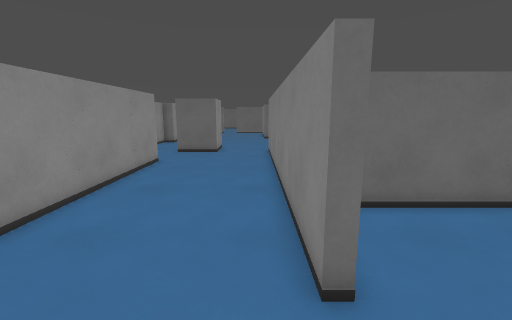
[1] (above)

24 first-person views from a walk through a Godot game level. The camera is 1.4 m above the floor, tilts 10° down and sees 90° across. The floor is counted in squares, 0.5 m on a side. Each view is taken from the middle of a square. On the plan, view 1 faces up. The plan holds only what a view shows up to about 19 squares ahead; the rest is blank. The place goes on beyond the plan.

[2]
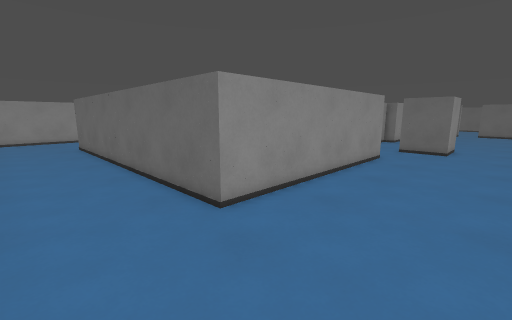

[3]
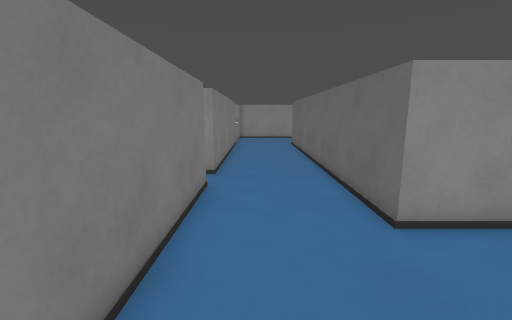

[4]
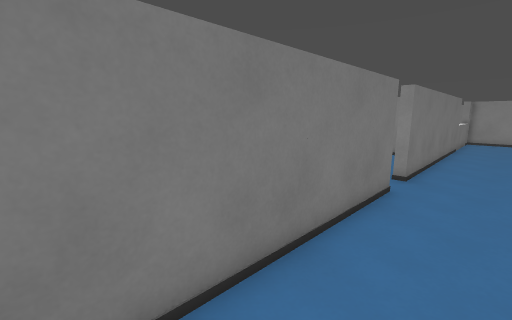

[5]
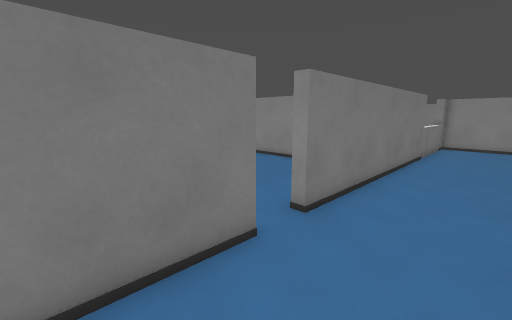

[6]
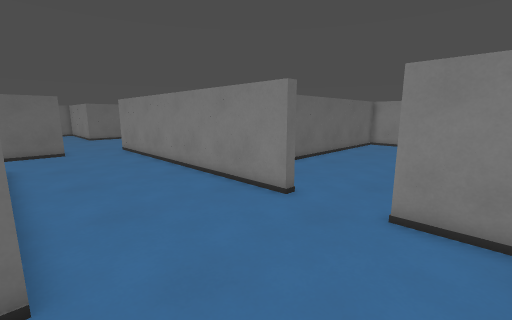

[7]
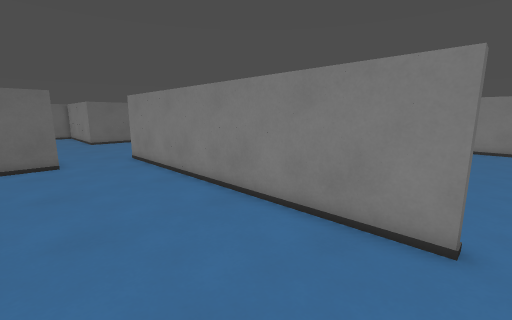

[8]
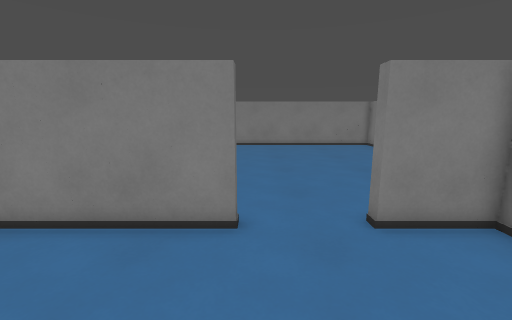

[9]
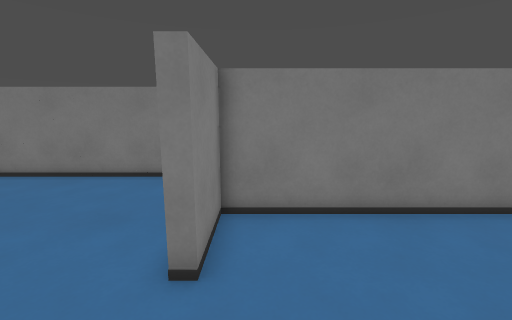

[10]
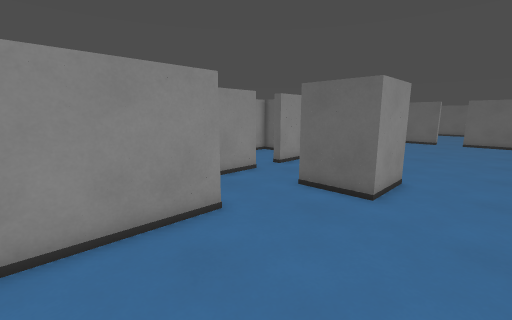

[11]
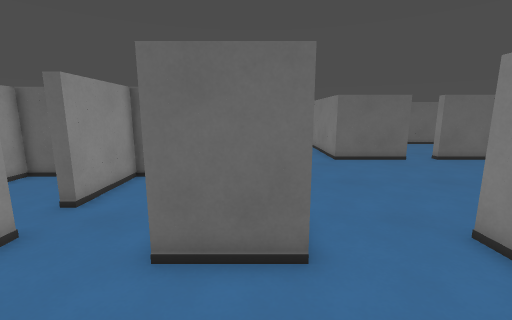

[12]
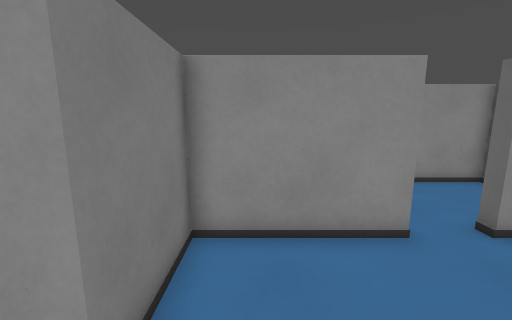

[13]
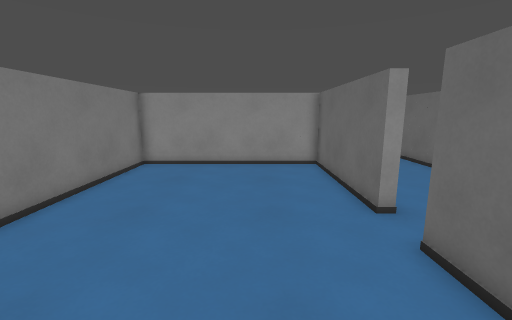

[14]
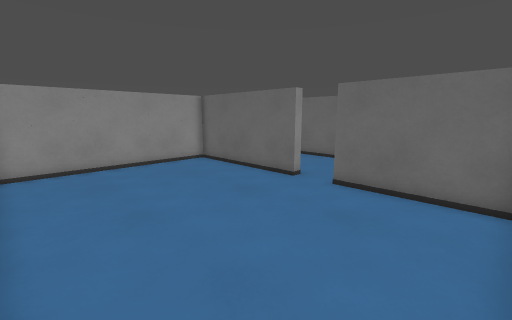

[15]
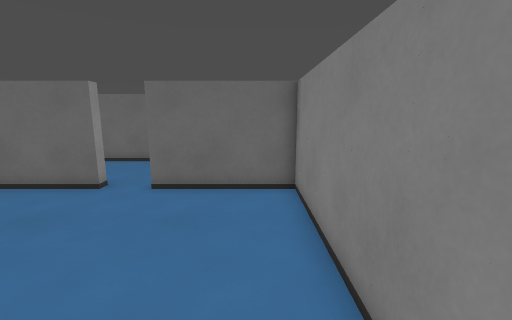

[16]
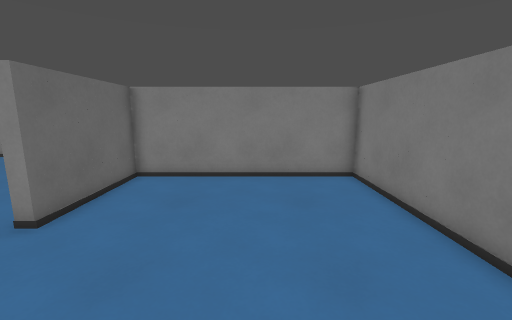

[17]
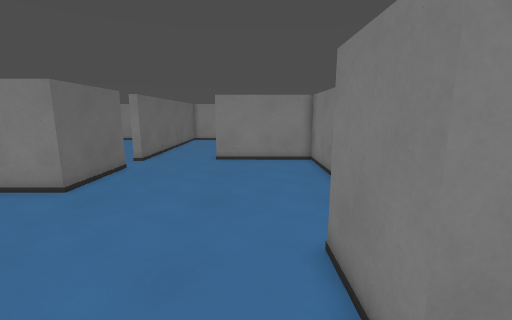

[18]
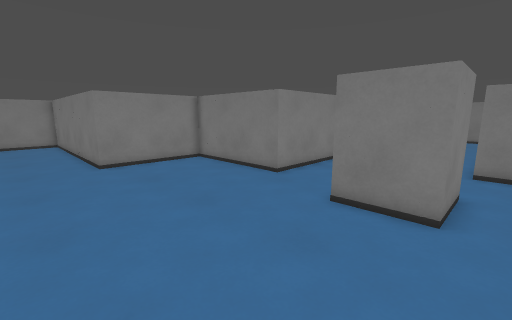

[19]
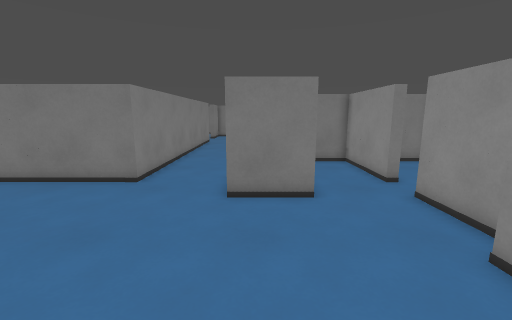

[20]
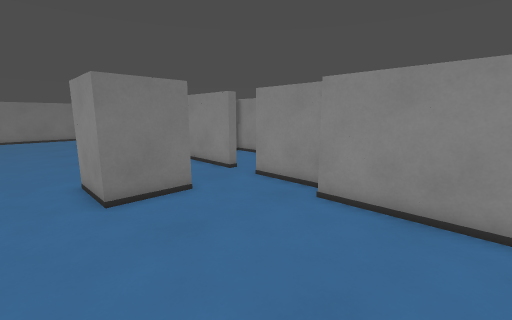

[21]
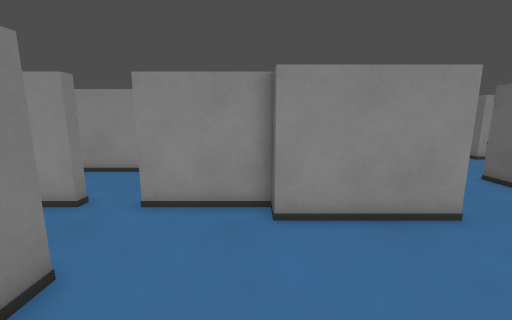

[22]
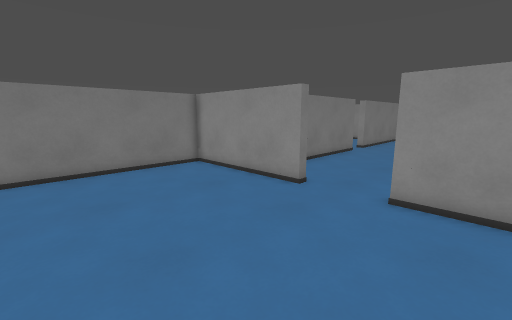

[23]
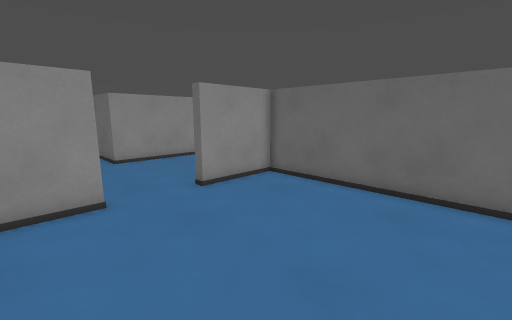

[24]
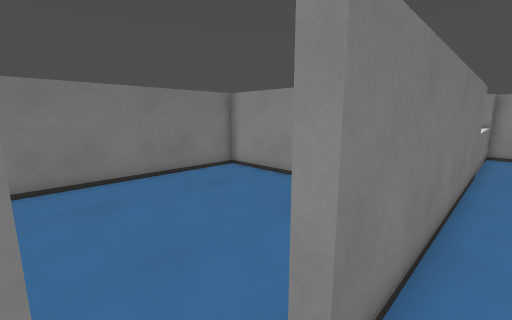

### Floor plan
Points are (right, up) in squares from view 1. A wall is a line through its corners. A room is listed if a view was taken in it or the views show most of it. See-through windows are left out.
Room 1 (views 1, 2, 3, 4, 5, 6, 7, 8, 9, 10, 11, 12, 24)
walls: (1.5, 3.5) (1, 3.5) (1, 20.5); (-10, -3) (1, -3) (1, 0) (1.5, 0); (-6, 15.5) (-6, 2.5) (-22.9, 2.5); (-3, 20.5) (-3, 19.5) (-6, 19.5); (-25.5, -3) (-12, -3)
ways out: opening at (-11, -3.5) to room 2; opening at (-1, 19.5) to room 3; opening at (1.5, 2) to room 4; opening at (-6, 17)
Room 2 (views 13, 14, 15, 16)
walls: (-12, -3) (-12, -3.5) (-19.5, -3.5) (-19.5, -13.5) (-4.5, -13.5) (-4.5, -3.5) (-10, -3.5) (-10, -3)
ways out: opening at (-11, -3.5) to room 1
Room 3 (views 17, 18, 19, 20, 21)
walls: (1, 20.5) (8, 20.5) (8, 26.5) (10.5, 26.5); (5.6, 31) (1, 31) (1, 31.5); (-6, 20.5) (-6, 22.5) (-3, 22.5) (-3, 20.5); (-9.5, 26.5) (-9.5, 22.5); (-8.5, 31.5) (-8.5, 26.5); (10.5, 31) (7.5, 31) (7.5, 31.5)
ways out: opening at (-1, 19.5) to room 1; opening at (-9.5, 21.5); opening at (-7.5, 19.5)
Room 4 (views 22, 23)
walls: (1.5, 0) (1.5, -7.5) (10.5, -7.5); (10.5, 7.5) (1.5, 7.5) (1.5, 3.5)
ways out: opening at (1.5, 2) to room 1

Where each view was taken, in squares from view 1:
view 1: 0 up, 0 right, facing up
view 2: 2 down, 0 right, facing up-left
view 3: 1 down, 0 right, facing left
view 4: 0 up, 0 right, facing down-left
view 5: 1 up, 6 left, facing down-left
view 6: 2 down, 6 left, facing up-right
view 7: 3 up, 5 left, facing up-right
view 8: 3 up, 5 left, facing right
view 9: 4 up, 0 right, facing down
view 10: 11 up, 0 right, facing up-left
view 11: 15 up, 4 left, facing up
view 12: 17 up, 4 left, facing left
view 13: 7 down, 5 left, facing left
view 14: 13 down, 5 left, facing up-left
view 15: 13 down, 6 left, facing up
view 16: 9 down, 16 left, facing right
view 17: 24 up, 8 left, facing right
view 18: 30 up, 7 left, facing down-right
view 19: 31 up, 4 left, facing down
view 20: 31 up, 1 left, facing down-left
view 21: 26 up, 2 left, facing left
view 22: 6 up, 10 right, facing down-left
view 23: 2 down, 10 right, facing up-left
view 24: 2 down, 10 left, facing down-left
